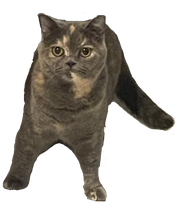
#> input picture cat.png, 177 x 210 px, shrunk from 406 x 482 before the run
$ python MDP.py
#> lines starting #> are read from the running program, lines starting #| are printed output that depends on the picture
import numpy as np
import matplotlib.pyplot as plt
import matplotlib.image as mgimg


def trans_mat(state_x, state_y, mice, cat, cheese, fear, hunger, length,height):  # X ve Y KONUMUNA GÖRE GEÇİŞ OLASILIK MATRİSİNİ VERİR.

    # trans = np.array([[0.85, 0.05, 0.05, 0.05],  # KÖŞE OLMAYAN DEĞERLERİN GEÇİŞ OLASILIKLARINI VERİR.
    #                   [0.05, 0.85, 0.05, 0.05],  # SOLDAN SAĞA YUKARI, AŞAĞI, SOL ve SAĞA GEÇME OLASILILARINI VERİR.
    #                   [0.05, 0.05, 0.85, 0.05],
    #                   [0.05, 0.05, 0.05, 0.85]])

    trans = np.array([[0.7, 0.1, 0.1, 0.1],  # KÖŞE OLMAYAN DEĞERLERİN GEÇİŞ OLASILIKLARINI VERİR.
                      [0.1, 0.7, 0.1, 0.1],  # SOLDAN SAĞA YUKARI, AŞAĞI, SOL ve SAĞA GEÇME OLASILILARINI VERİR.
                      [0.1, 0.1, 0.7, 0.1],
                      [0.1, 0.1, 0.1, 0.7]])

    if state_y + 1 > height - 1:  # KOORDİNATI KÖŞEDE OLAN DURUMLAR İÇİN BÜTÜN SÜTUNLARINA 0 VEKTÖRÜ KOYAR.
        trans[:, 0] = np.zeros([4, ])  # YUKARI İÇİN
    if state_y - 1 < 0:
        trans[:, 1] = np.zeros([4, ])  # AŞAĞI İÇİN
    if state_x - 1 < 0:
        trans[:, 2] = np.zeros([4, ])  # SOL İÇİN
    if state_x + 1 > length - 1:
        trans[:, 3] = np.zeros([4, ])  # SAĞ İÇİN

    for i in range(np.size(trans[:, 1])):  # MATRİSİN HER SATIRININ TOPLAM 1 OLUP OLMADIĞINI KONTROL EDER.
        if round(sum(trans[i, :]), 1) != 1:  # 1'DEN FARKLI İSE SATIRIN TOPLAMINI 1'DEN ÇIKARAK 0 OLMAYAN...
            fark = 1 - round(sum(trans[i, :]), 1)  # ...ELEMANLARA EŞİT BİR ŞEKİLDE EKLER.
            bolum = np.count_nonzero(trans[i, :])
            eklenti = fark / bolum
            for j in range(np.size(trans[1, :])):
                if trans[i, j] != 0:
                    trans[i, j] += eklenti

    action_fear = np.array([cat_dis(mice + np.array([0, 100, 0]), cat), cat_dis(mice + np.array([0, -100, 0]), cat),
                            cat_dis(mice + np.array([-100, 0, 0]), cat), cat_dis(mice + np.array([+100, 0, 0]), cat)])

    ind_fear = np.where(np.max(action_fear) == action_fear)

    action_hunger = np.array(
        [cheese_dis(mice + np.array([0, 100, 0]), cheese), cheese_dis(mice + np.array([0, -100, 0]), cheese),
         cheese_dis(mice + np.array([-100, 0, 0]), cheese), cheese_dis(mice + np.array([+100, 0, 0]), cheese)])

    ind_hunger = np.where(np.min(action_hunger) == action_hunger)

    # action_nest = np.array([nest_dis(mice+np.array([0,100,0]),nest),nest_dis(mice+np.array([0,-100,0]),nest),
    #                    nest_dis(mice+np.array([-100,0,0]),cheese),cheese_dis(mice+np.array([+100,0,0]),cheese)])
    #
    # ind_nest = np.where(np.min(action_hunger) == action_hunger)

    for i in range(np.size(trans, 1)):
        if np.all(trans[:, i] != np.zeros(4)):
            if i == ind_fear[0][0]:
                trans[:, i] = trans[:, i] + fear
            else:
                trans[:, i] = trans[:, i] - fear / (np.count_nonzero(trans[i, :]) - 1)
            if i == ind_hunger[0][0]:
                trans[:, i] = trans[:, i] + hunger
            elif i != ind_hunger[0][0]:
                trans[:, i] = trans[:, i] - hunger / (np.count_nonzero(trans[i, :]) - 1)

    for i in range(np.size(trans, 0)):
        for j in range(np.size(trans, 1)):
            if trans[i, j] >= 1:
                trans[i, j] = 1
            if trans[i, j] <= 0:
                trans[i, j] = 0

    for i in range(np.size(trans, 0)):
        trans[i, :] = trans[i, :] / np.sum(trans[i, :])

    return trans


def value_func(val, dis_fac, iteration, a, length, height, rew, mice, cat, cheese, fear, hunger):  # BÜTÜN DURUMLARIN VALUE DEĞERLERİNİ HESAPLAR.
    for k in range(iteration):  # GİRDİ OLARAK BİR ÖNCEKİ VALUE DEĞER MATRİSİNİ, DİSCOUNT FACTORU, İTERASYON SAYISI ve...
        for i in range(length):  # ...ÖĞRENME HIZINI ALIR
            for j in range(height):  # İŞLEM İÇİN V(S) DEĞERİNİ ÇEKER. EĞER SINIRLARI AŞIYORSA DEĞER 0'DIR.
                v_next = np.zeros(4, )
                if j + 1 <= height - 1:
                    v_next[0] = val[i, j + 1]
                if j - 1 >= 0:
                    v_next[1] = val[i, j - 1]
                if i - 1 >= 0:
                    v_next[2] = val[i - 1, j]
                if i + 1 <= length - 1:
                    v_next[3] = val[i + 1, j]
                # TEMPORAL DİFFERENCE YAPAR. V(S)=V(S) + ÖĞRENME HIZI * ( R(S) + DİSCOUNT FACTOR * (V(S')) - V(S) )
                val[i, j] = val[i, j] + a * (
                        rew[i, j] + dis_fac * np.max(
                    np.dot(trans_mat(i, j, mice, cat, cheese, fear, hunger, length, height), v_next)) - val[i, j])
    return val


def policy(mice_mat, val_, length, height, mice, cat, cheese, fear, hunger):  # FARENİN YAPMASI GEREKEN POLİCY'İ VERİR. BUNU İÇİN...
    mice_x = int((mice_mat[0] - mice_mat[2] / 2) / 100)  # ...FARENİN KONUMUNU ve VALUE MATRİSİNİ KULLANIR.
    mice_y = int((mice_mat[1] - mice_mat[2] / 2) / 100)  # KONUMDAN MATRİS SATIR ve SÜTUNLARINA GEÇER.
    v_next = np.zeros(4, )  # SINIRDA OLAN DEĞERLERİN VALUELARINI 0'LAR.
    if mice_y + 1 <= height - 1:
        v_next[0] = val_[mice_x, mice_y + 1]
    if mice_y - 1 >= 0:
        v_next[1] = val_[mice_x, mice_y - 1]
    if mice_x - 1 >= 0:
        v_next[2] = val_[mice_x - 1, mice_y]
    if mice_x + 1 <= length - 1:
        v_next[3] = val_[mice_x + 1, mice_y]
    matrix = np.dot(trans_mat(mice_x, mice_y, mice, cat, cheese, fear, hunger, length, height),
                    v_next)  # GEÇİŞ OLASILIKLARI İLE VALUE DEĞERİNİ ÇARPAR.
    utility = np.max(matrix)  # ÇARPIMIN EN YÜKSEK DEĞERİNİ BELİRLER.
    indeks = np.where(utility == matrix)[0][0]  # EN YÜKSEK DEĞERİN HANGİ ACTİON'A DENK GELDİĞİNİ BELİRLER.
    prob = trans_mat(mice_x, mice_y, mice, cat, cheese, fear, hunger, length, height)[
        indeks]  # BU ACTİONA DENK GELEN GEÇİŞ OLASILIĞINI BELİRLER.
    action_set = ['UP', 'DOWN', 'LEFT', 'RIGHT']  # OLASILIKLAR DAHİLİNDE ACTİON GERÇEKLEŞİR.
    action = np.random.choice(action_set, 1, p=prob)

    if action[0] == 'UP':  # ACTİON'A GÖRE YUKARI, AŞAĞI, SOL ve SAĞA KONUM DEĞİŞTİRİR.
        mice_y += 1
    elif action[0] == 'DOWN':
        mice_y -= 1
    elif action[0] == 'LEFT':
        mice_x -= 1
    elif action[0] == 'RIGHT':
        mice_x += 1
    return np.array([(mice_x * 100) + mice_mat[2] / 2, (mice_y * 100) + mice_mat[2] / 2, 100]), prob, action


def reward_func(grid, cheese_loc, cat_loc):  # KONUMA GÖRE ÖDÜLLER BELİRLENİR.

    che = [int(cheese_loc[0] / 100), int(cheese_loc[1] / 100)]
    catt = [int(cat_loc[0] / 100), int(cat_loc[1] / 100)]

    reward = np.zeros(grid)+0.01
    rew = +10
    pun = -50

    reward[che[0], che[1]] = rew
    reward[catt[0], catt[1]] = pun

    z = np.zeros([8, 2])
    it = 0
    for i in [-1, 0, 1]:
        for j in [-1, 0, 1]:
            if not (i == 0 and j == 0):
                z[it] = np.array([i, j])
                it += 1

    reward_cheese = che - z
    reward_cat = catt - z

    for i in np.arange(grid[0]):
        for j in np.arange(grid[1]):
            if (i == reward_cheese[:, 0]).any() and (j == reward_cheese[:, 1]).any():
                reward[i, j] += rew

            if (i == reward_cat[:, 0]).any() and (j == reward_cat[:, 1]).any():
                reward[i, j] += pun
    return reward


def cat_dis(mice, cat):
    mice_cat = mice - cat
    mice_cat_dis = np.sqrt(mice_cat[0] ** 2 + mice_cat[1] ** 2)
    return mice_cat_dis


def cheese_dis(mice, cheese):
    mice_cheese = mice - cheese
    mice_cheese_dis = np.sqrt(mice_cheese[0] ** 2 + mice_cheese[1] ** 2)
    return mice_cheese_dis


def nest_dis(mice, nest):
    mice_nest = mice - nest
    mice_nest_dis = np.sqrt(mice_nest[0] ** 2 + mice_nest[1] ** 2)
    return mice_nest_dis


def cat_rotation(cheese):
    cheese_x = cheese[0]
    cheese_y = cheese[1]

    rotation = np.array([[0, -2], [1, -1], [2, 0], [1, 1], [0, +2], [-1, 1], [-2, 0], [-1, -1]])

    return np.array([cheese_x, cheese_y]) - rotation


def mdp(cat_pic, mice_pic, cheese_pic, nest_pic, value_initial, discount, lear_rate, length, height):  # ANA FONKSİYON
    fig, ax = plt.subplots()
    plt.axis([0, length * 100, 0, height * 100])  # GRAFİĞİN BOYUTLARINI BELİRLER.

    iteration = 0

    cat_ = cat_pic[0]  # ELEMANLARIN BAŞLANGIÇ KONUMLARINI GİRER.
    mice_ = mice_pic
    cheese_ = cheese_pic
    nest_ = nest_pic
    value_ = value_initial

    hunger = 0.2
    fear = 0
    peynir_flag = 0

    reward = reward_func(np.array([length, height]), cheese_, cat_)
    print(reward)

    imobj_cat = ax.imshow(img_cat,  # RESİMLERİ BASTIRIR.
                          extent=[cat_[0] - cat_[2] / 2,
                                  cat_[0] + cat_[2] / 2,
                                  cat_[1] - cat_[2] / 2,
                                  cat_[1] + cat_[2] / 2],
                          zorder=1)

    imobj_mice = ax.imshow(img_mice, extent=[mice_[0] - mice_[2] / 2,
                                             mice_[0] + mice_[2] / 2,
                                             mice_[1] - mice_[2] / 2,
                                             mice_[1] + mice_[2] / 2], zorder=1)

    imobj_cheese = ax.imshow(img_cheese,
                             extent=[cheese_[0] - cheese_[2] / 2,
                                     cheese_[0] + cheese_[2] / 2,
                                     cheese_[1] - cheese_[2] / 2,
                                     cheese_[1] + cheese_[2] / 2], zorder=1)
    imobj_nest = ax.imshow(img_nest,
                           extent=[nest_[0] - nest_[2] / 2,
                                   nest_[0] + nest_[2] / 2,
                                   nest_[1] - nest_[2] / 2,
                                   nest_[1] + nest_[2] / 2], zorder=1)

    plt.imshow(np.flip(np.transpose(value_), 0),
               extent=[0, length * 100, 0, height * 100])  # BAŞLANGIÇ VALUE DEĞERLERİ GÖSTERİR.
    plt.pause(.5)

    while True:
        mice_cat = mice_ - cat_
        mice_cat_dis_old = np.sqrt(mice_cat[0] ** 2 + mice_cat[1] ** 2)

        value_ = value_func(value_, discount, 20, lear_rate, length, height, reward, mice_, cat_, cheese_, fear, hunger)  # BİR ÖNCEKİ VALUE DEĞERLERİ KULLANILARAK...
        mice_, prob_, action_ = policy(mice_, value_, length, height, mice_, cat_, cheese_, fear, hunger)  # YENİ VALUELAR BELİRLENİR. BU VALUELARA GÖRE FARE BİR POLİCY OLUŞTURARAK...
        # FARE HAREKET EDER.

        imobj_cat.set_extent([cat_[0] - cat_[2] / 2,  # YENİ KONUMLARA GÖRE GRAFİĞİ GÜNCELER.
                              cat_[0] + cat_[2] / 2,
                              cat_[1] - cat_[2] / 2,
                              cat_[1] + cat_[2] / 2])

        plt.imshow(np.flip(np.transpose(value_), 0), extent=[0, length * 100, 0, height * 100])

        plt.title(["açlık: ", hunger, "korku: ", fear, prob_, action_])
        plt.pause(0.5)  # GRAFİKLER ARASINDAKİ SANİYE CİNSİNDEN BEKLEME.

        imobj_mice.set_extent([mice_[0] - mice_[2] / 2,
                               mice_[0] + mice_[2] / 2,
                               mice_[1] - mice_[2] / 2,
                               mice_[1] + mice_[2] / 2])
        imobj_nest.set_extent([nest_[0] - nest_[2] / 2,
                               nest_[0] + nest_[2] / 2,
                               nest_[1] - nest_[2] / 2,
                               nest_[1] + nest_[2] / 2])

        if peynir_flag == 0:
            cheese_ = cheese_pic
        elif peynir_flag == 1:
            cheese_ = mice_

        imobj_cheese.set_extent([cheese_[0] - cheese_[2] / 2,
                                 cheese_[0] + cheese_[2] / 2,
                                 cheese_[1] - cheese_[2] / 2,
                                 cheese_[1] + cheese_[2] / 2])

        iteration += 1
        cat_ = cat_pic[np.mod(iteration, np.size(cat_pic, 0))]

        mice_cat = mice_ - cat_
        mice_cat_dis_new = np.sqrt(mice_cat[0] ** 2 + mice_cat[1] ** 2)

        fear += (mice_cat_dis_old - mice_cat_dis_new) / 10000

        if peynir_flag == 0:
            reward = reward_func(np.array([length, height]), cheese_, cat_)
        else:
            reward = reward_func(np.array([length, height]), nest_, cat_)

        if np.all(mice_ == cheese_) and peynir_flag == 0:
            hunger = 0
            peynir_flag += 1
        else:
            hunger += 0.001

        imobj_cat.set_extent([cat_[0] - cat_[2] / 2,  # YENİ KONUMLARA GÖRE GRAFİĞİ GÜNCELER.
                              cat_[0] + cat_[2] / 2,
                              cat_[1] - cat_[2] / 2,
                              cat_[1] + cat_[2] / 2])

        if np.all(mice_ == cat_):  # FARE PEYNİRE VARIRSA veya KEDİYE YAKALANIRSA İŞLEM BİTER.
            break
        if np.all(mice_ == nest_) and peynir_flag == 1:
            break

    plt.colorbar()
    plt.show()
    return


fname_cat = 'cat.png'  # RESİMLER AKTARILIR.
fname_mice = 'mice.png'
fname_cheese = 'cheese.png'
fname_nest = "nest.png"
img_cat = mgimg.imread(fname_cat)
#> img_cat is the input picture: shape (210, 177, 4) float32; mean R, G, B, A 0.147, 0.13, 0.106, 0.401
img_mice = mgimg.imread(fname_mice)
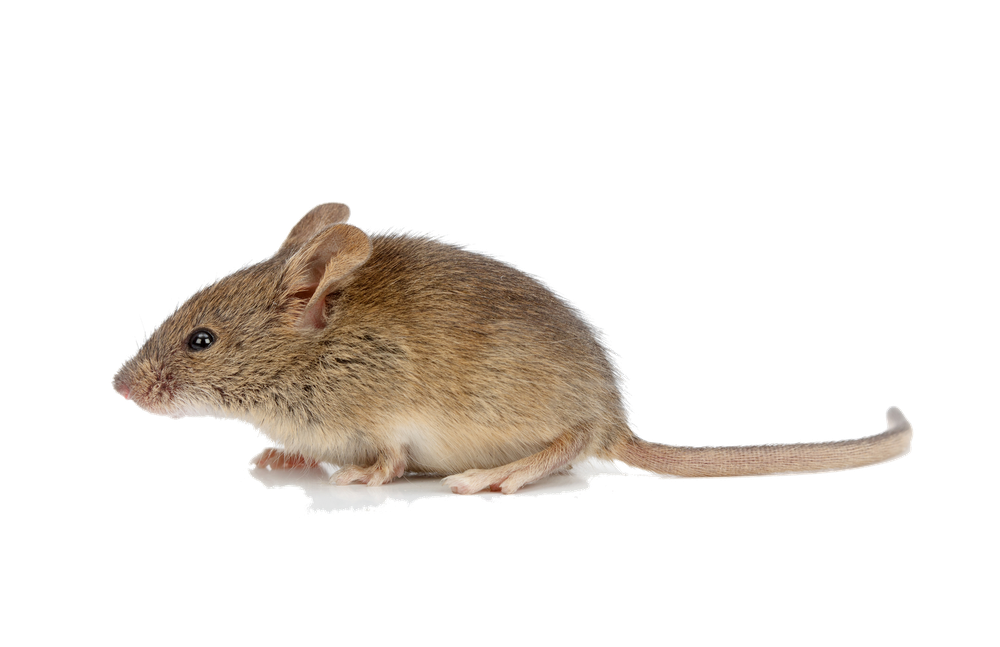
#> input picture mice.png, 1000 x 647 px, shrunk from 2295 x 1485 before the run
#> img_mice is the input picture: shape (647, 1000, 4) float32; mean R, G, B, A 0.117, 0.0997, 0.0824, 0.175
img_cheese = mgimg.imread(fname_cheese)
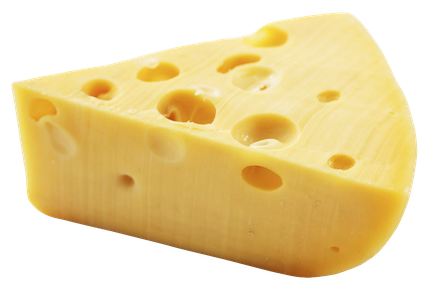
#> input picture cheese.png, 436 x 290 px, shrunk from 1000 x 665 before the run
#> img_cheese is the input picture: shape (290, 436, 4) float32; mean R, G, B, A 0.559, 0.475, 0.264, 0.622
img_nest = mgimg.imread(fname_nest)
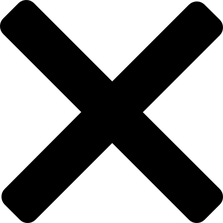
#> input picture nest.png, 223 x 223 px, shrunk from 512 x 512 before the run
#> img_nest is the input picture: shape (223, 223, 4) float32; mean R, G, B, A 0, 0, 0, 0.455

square = 12

grid_dim = np.array([square, square])  # GRİDİN BOYUTUNU BELİRLER

mice_loc = np.array([1, 1])  # YUVA, FARE, KEDİ ve PEYNİRİN BAŞLANGIÇ KONUMLARI GİRİLİR.
cheese_loc = np.array([6, 6])

# [7 lines of commented-out code are left out]

nest_loc = mice_loc
cat_loc = cat_rotation(cheese_loc)

nest = np.array([nest_loc[0] * 100 + 50, nest_loc[1] * 100 + 50, 100])  # KONUMLARIN GRAFİKTEKİ BOYUTUNA ÇEVİRİR.
mice = np.array([mice_loc[0] * 100 + 50, mice_loc[1] * 100 + 50, 100])
cat = np.transpose(np.array([cat_loc[:, 0] * 100 + 50, cat_loc[:, 1] * 100 + 50, 100 * np.ones(np.size(cat_loc, 0))]))
cheese = np.array([cheese_loc[0] * 100 + 50, cheese_loc[1] * 100 + 50, 100])

value_init = np.zeros(grid_dim)  # VALUE DEĞERLERİ 0 İLE BAŞLATILIR.

mdp(cat, mice, cheese, nest, value_init, 0.9, 0.9, grid_dim[0], grid_dim[1])
#> in mdp, `plt.pause(.5)`:
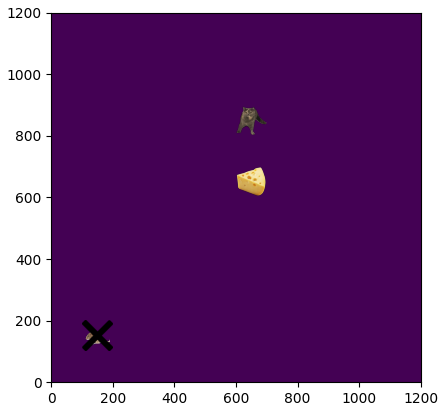
#> figure drawn by matplotlib, 1 panel
#> in mdp, `plt.pause(0.5)`:
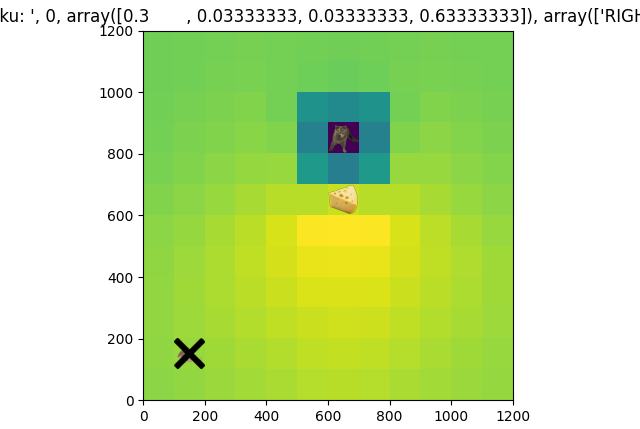
#> figure drawn by matplotlib, 1 panel
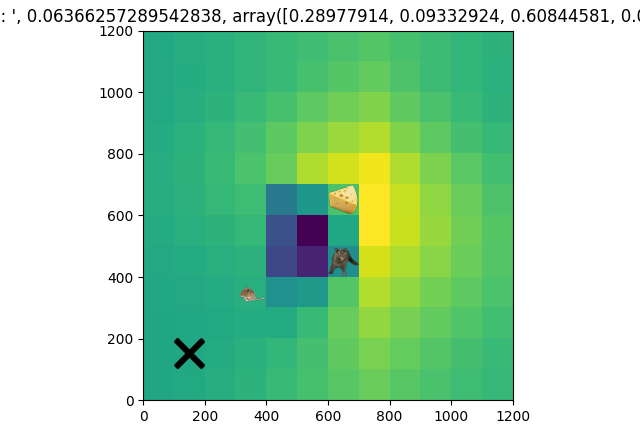
#> figure drawn by matplotlib, 1 panel
